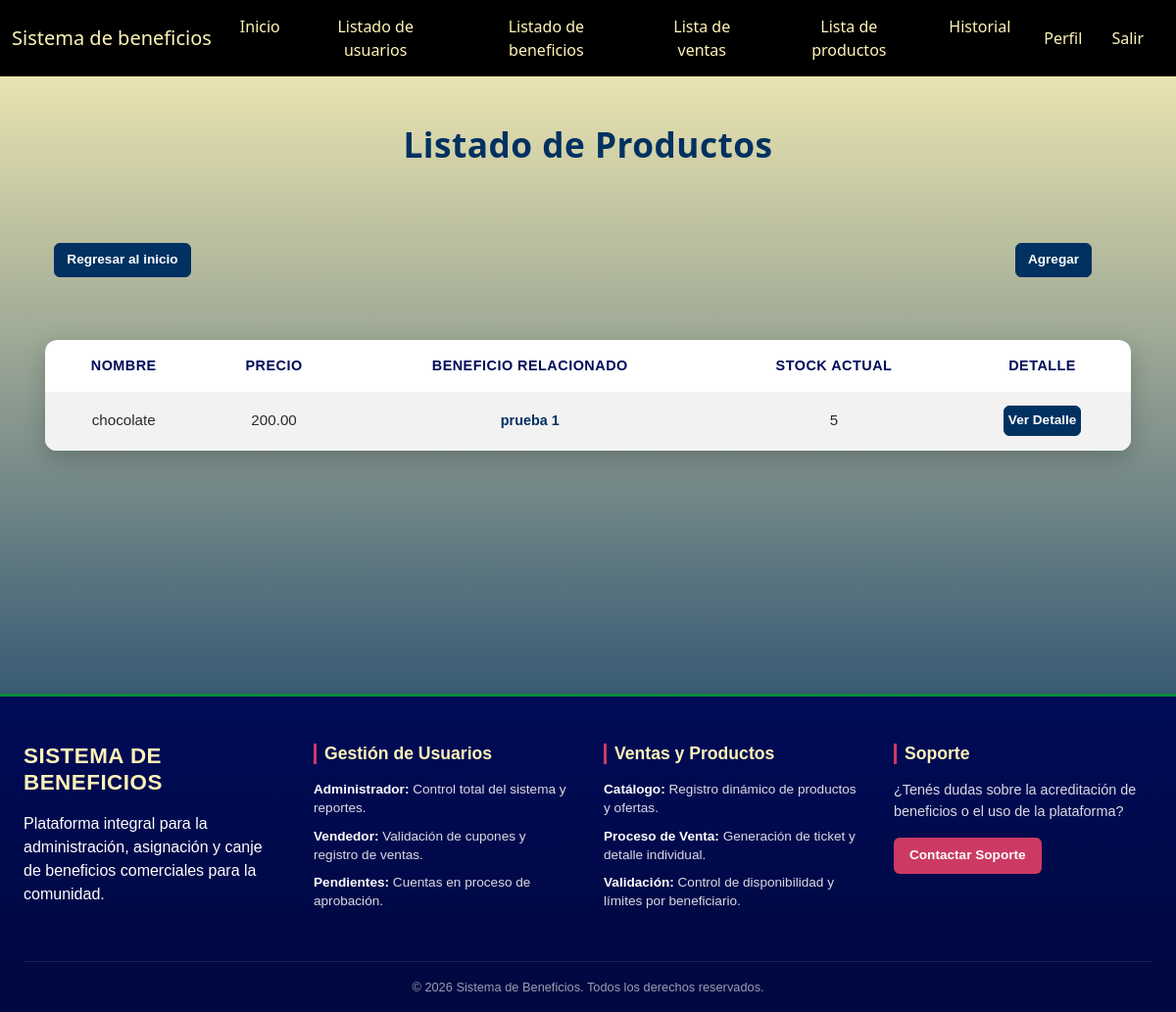
The app's page /vistas/productos/lista.php (signed in) with its own data.
### tables this page shows
CREATE TABLE `producto` (
  `id_producto` int(11) NOT NULL,
  `nombre` varchar(45) DEFAULT NULL,
  `precio` decimal(10,2) DEFAULT NULL,
  `stock_inicial` int(11) DEFAULT NULL,
  `stock_actual` int(11) DEFAULT NULL,
  `id_beneficio` int(11) NOT NULL
);

CREATE TABLE `beneficio` (
  `id_beneficio` int(11) NOT NULL,
  `nombre` varchar(45) DEFAULT NULL,
  `fecha_inicio` date DEFAULT NULL,
  `fecha_fin` date DEFAULT NULL,
  `estado` tinyint(4) DEFAULT NULL,
  `creador` varchar(255) NOT NULL,
  `descripcion` varchar(255) DEFAULT NULL
);

### vistas/productos/lista.php (the view, shortened to what this page needs)
<?php
    if(isset($_SESSION['rol']) && !empty($_SESSION['rol']) && $_SESSION['rol']=="admin"){
        require_once "../../conexion.php";
        $sql="select producto.*, (producto.nombre) as nombreprod, (beneficio.nombre) as nombrebene from beneficio, producto where (producto.id_beneficio=beneficio.id_beneficio) group by producto.nombre order by producto.nombre asc ";
        $stmt=$conex->prepare($sql);
        if ($stmt->execute()){
            $resultado=$stmt->get_result();
        }
?>
        <!DOCTYPE html>
        <html lang="es">
        <head>
            <link href="https://cdn.jsdelivr.net/npm/bootstrap@5.3.8/dist/css/bootstrap.min.css" rel="stylesheet">
            <link rel="stylesheet" href="../../sass/main.css">
        </head>
        <body>
            <?php include("../../complementario/encabezado.php") ?>
            <div class="text-center">
                <div class="my-5">
                    <h3 class="title-list">Listado de Productos</h3>
                </div>
                <section class="container">
                    <div class="row">
                        <div class="col-2 section-list">
                            <a href="../inicio.php" class="btn btn-primary">Regresar al inicio</a>
                        </div>
                        <div class="col-8"></div>
                        <div class="col-2 section-list">
                            <a href="form.php" class="btn btn-primary">Agregar</a>
                        </div>
                        <section class="section-list">
                            <table class="table table-striped">
                            <thead>
                                <tr>
                                    <th scope="col">Nombre</th>
                                    <th scope="col">Precio</th>
                                    <th scope="col">Beneficio relacionado</th>
                                    <th scope="col">Stock actual</th>
                                    <th scope="col">Detalle</th>
                                </tr>
                            </thead>
                            <tbody>
                                <?php
                                    if($resultado->num_rows>0){
                                        while($fila=$resultado->fetch_assoc()){
                                ?>
                                            <tr>
                                                <td><?php echo $fila["nombreprod"]; ?></td>
                                                <td><?php echo $fila["precio"]; ?></td>
                                                <td>
                                                    <div class="d-sm-inline-block">
                                                        <?php if(isset($fila['id_beneficio'])){?><form action="../beneficios/detalle.php" method="post">
                                                            <button type="submit" class="btn btn-link"><?php echo $fila["nombrebene"]; ?></button>
                                                        </form><?php }else{ echo "No tiene.";}?>
                                                    </div>
                                                </td>
                                                <td><?php echo $fila["stock_actual"]; ?></td>
                                                <td>
                                                <div class="d-sm-inline-block">
                                                    <form action="detalle.php" method="post">
                                                        <button class="btn btn-primary p-1" type="submit">Ver Detalle</button>
                                                    </form>
                                                </div>
                                                </td>
                                            </tr>
                                    <?php
                                        }
                                    }
                                    ?>
                                </tbody>
                            </table>
                        </section>
                    </div>
                </section>
            </div>
            <div class="m-5 p-5"></div>
    <?php include("../../complementario/pie.php") ?>
</body>
</html>
<?php
    } else{
        header("Location: ../../complementario/error404.php");
    }
    exit;
?>

### sass/main.css (style rules this page uses)
.btn-link { color: #003161; font-weight: 600; text-decoration: none; padding: 0.25rem 0.5rem; font-size: 0.9rem; transition: color 0.2s ease; }
.btn-primary { background-color: #003161; border-color: #003161; color: #ffffff; font-weight: 600; font-size: 0.85rem; border-radius: 6px; transition: all 0.2s ease; }
.title-list { text-align: center; margin-top: 1.5rem; margin-bottom: 1.5rem; font-size: 2.2rem; font-weight: 700; letter-spacing: 0.5px; margin: 0; color: #003161; }
body { background: linear-gradient(180deg, rgb(255, 244, 183) 0%, rgb(0, 47, 97) 88%, rgb(0, 4, 54) 100%); background-size: cover; min-height: 100vh; }
.section-list { font-family: "Plus Jakarta Sans", sans-serif; padding: 2rem 1rem; }
.section-list table.table { width: 100%; margin-bottom: 1.5rem; vertical-align: middle; background-color: #ffffff; border-radius: 12px; overflow: hidden; box-shadow: 0 8px 24px rgba(0, 0, 0, 0.2); border: none; }
.section-list table.table thead { background-color: #000B58; }
.section-list table.table thead tr th { color: #000B58; font-weight: 600; font-size: 0.9rem; text-transform: uppercase; letter-spacing: 0.5px; padding: 1rem; border: none; }
.section-list table.table tbody tr { transition: background-color 0.2s ease; }
.section-list table.table tbody tr td { padding: 0.85rem 1rem; color: #2b2b2b; font-size: 0.95rem; border-color: rgba(0, 0, 0, 0.05); }
.section-list table.table tbody tr td .d-sm-inline-block { display: inline-block; }
.section-list table.table tbody tr td .d-sm-inline-block form { margin: 0; }

### records on screen
producto: nombre "chocolate", precio "200.00", id_beneficio.nombre "prueba 1", stock_actual "5"
